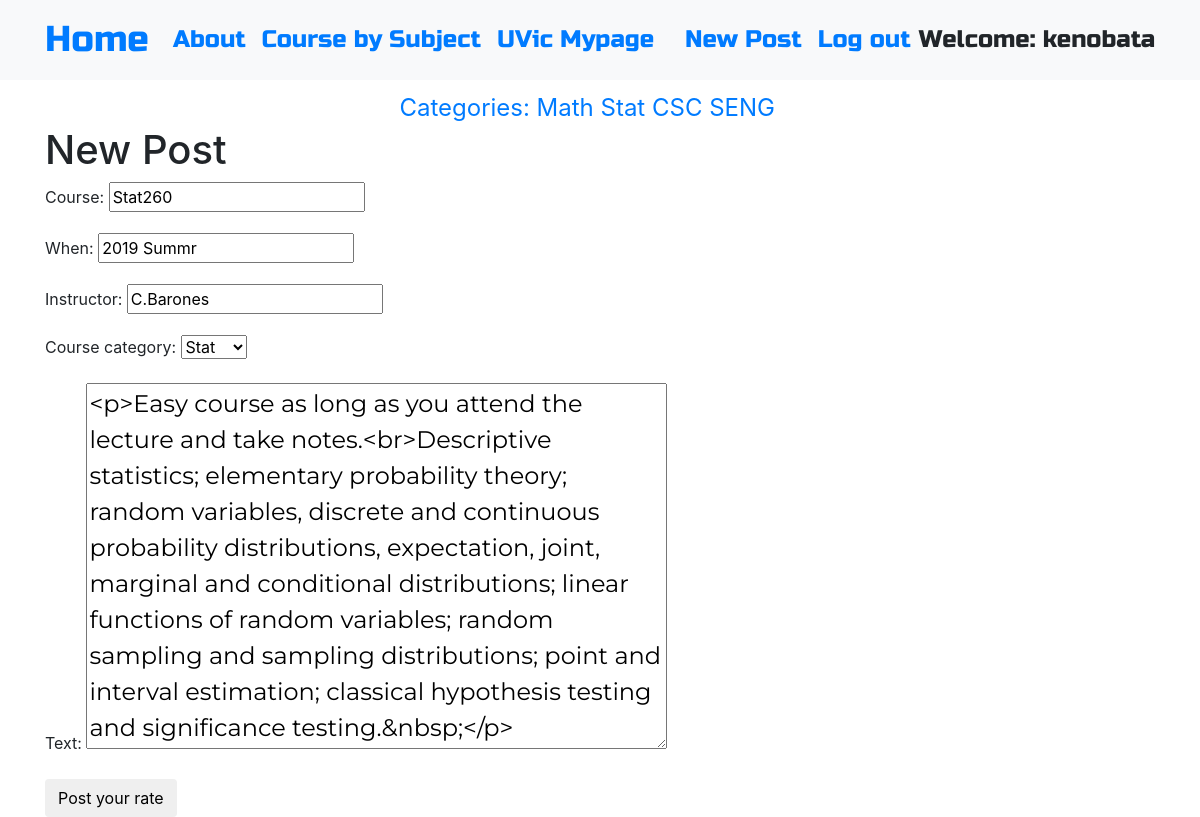
The app's page /post/10/edit/ (signed in) with its own data.
### blog/models.py (models this page shows, shortened)
class Post(models.Model):
    Course = models.CharField(max_length=200)
    When = models.CharField(max_length=200, blank=True, null=True)
    Instructor = models.CharField(max_length=200, blank=True, null=True)
    text = models.TextField()
    create_date=models.DateTimeField(default=timezone.now())
    published_date = models.DateTimeField(blank=True, null=True)
    course_choice = (('math','Math'),('stat','Stat'),('csc','CSC'),('seng','SENG'),('other','Other') )
    course_category = models.CharField(max_length=6, choices=course_choice, default='Other')

### blog/views.py (the view)
# urls.py: path('post/<int:pk>/edit/', views.PostUpdateView.as_view(), name='post_edit'),
class PostUpdateView(LoginRequiredMixin,UpdateView):
    login_url ='/login/'
    redirect_field_name = 'blog/post_detail.html'
    form_class = PostForm
    model = Post

### blog/forms.py
class PostForm(forms.ModelForm):
    class Meta():
        year_choice=['Before 2016',
                     '2016 Fall','2016 Summer','2016 Spring',
                     '2017 Fall','2017 Summer','2017 Spring',
                     '2018 Fall','2018 Summer','2018 Spring',
                     '2019 Fall','2019 Summer','2019 Spring',
                     '2020 Spring',
                     ]
        model = Post
        fields = ('Course','When','Instructor','course_category','text')
        widgets = {
            'Course':forms.TextInput(attrs={'class':'textinputclass'}),
            'text':forms.Textarea(attrs={'class':'editable medium-editor-textarea postcontent'}),
            }

### blog/templates/blog/post_form.html (shortened to what this page needs)
{% extends 'blog/base.html' %}
{% block content %}
    <h1>New Post</h1>
    <form method="POST" class="post-form">
    {{form.as_p}}
    <button type="submit" class="save btn btn-default">Post your rate</button>
    </form>
{% endblock %}

### blog/templates/blog/base.html (shortened to what this page needs)
<!DOCTYPE html>
{% load static %}
<html>
  <head>
    <link rel="stylesheet" href="https://stackpath.bootstrapcdn.com/bootstrap/4.1.3/css/bootstrap.min.css"
>
    <link href="https://maxcdn.bootstrapcdn.com/font-awesome/4.7.0/css/font-awesome.min.css" rel="stylesheet">
    <link rel="stylesheet" href="//cdn.jsdelivr.net/medium-editor/latest/css/medium-editor.min.css" type="text/css" media="screen" charset="utf-8">
    <link rel="stylesheet" href="{% static 'css/blog.css' %}">
  </head>
  <body class='loader'>
    <nav class="navbar navbar-expand-lg bg-light techfont">
      <div class="container">
        <div class="navbar-nav align-items-center">
          <a class="navbar-brand bigbrand" href="{% url 'post_list' %}">Home</a>
          <a class="nav-item nav-link" href="{% url 'about' %}">About</a>
          <a class="nav-item nav-link" href="https://web.uvic.ca/calendar2016-09/courses/courses-by-subject.html">Course by Subject</a>
          <a class="nav-item nav-link" href="https://www.uvic.ca/cas/login?service=https://www.uvic.ca/mypage/Login?refUrl=https%3A//www.uvic.ca/mypage/f/welcome/normal/render.uP">UVic Mypage</a>
        </div>
        <div class="navbar-nav align-items-center ml-auto">
          {% if user.is_authenticated %}
            <a class="nav-item nav-link" href="{% url 'post_new' %}">New Post</a>
            <a class="nav-item nav-link" href="{% url 'logout' %}">Log out</a>
            <a >Welcome: {{ user.username }}</a>
          {% else %}
            <a class="nav-item nav-link" href="{% url 'register' %}">*register to post*</a>
            <a class="nav-item nav-link" href="{% url 'user_login' %}">Login</a>
            <a class="nav-item nav-link" href="{% url 'login' %}" aria-label="Login">
              <span class="fa fa-user" aria-hidden="true"></span></a>
          {% endif %}
        </div>
      </div>
    </nav>
          <div class="content container">
              <div class="row">
                  <div class="col-md-8">
                      <div class="vertical-menu">
                    <a href="#">Categories:</a>
                      <a href="{% url 'math_list' %}">Math</a>
                      <a href="{% url 'stat_list' %}">Stat</a>
                      <a href="{% url 'csc_list' %}">CSC</a>
                      <a href="{% url 'seng_list' %}">SENG</a>
                      </div>
                    <div class="blog_posts">
                      {% block content %}
                      {% endblock %}
                    </div>
                  </div>
              </div>
          </div>
  </body>
</html>

### blog/static/css/blog.css (style rules this page uses)
.techfont { font-family: 'Russo One', sans-serif; font-size: 1.5em; margin-bottom: 10px; }
.postcontent { font-family: 'Montserrat'; font-size: 1.5em; }
.bigbrand { font-size: 1.5em; }
.loader { filter:hue-rotate(0deg); color: linear-gradient(45deg,#0f8,#08f); animation:hue 5000ms infinite linear; background-image:url(https://finearts.uvic.ca/music/calendar/wp-content/uploads/2017/06/UVic_East_high_500x500.jpg); background-position:right; background-size: 25% 100%; background-repeat: no-repeat; }
.vertical-menu { text-align: right; font-size: 1.5em; margin-left: auto; margin-right: auto; }

### records on screen
Post: Course "Stat260", When "2019 Summr", Instructor "C.Barones", course_category "Stat", text "<p>Easy course as long as you attend the lecture and take notes.<br>Descriptive statistics; elementary probability theory; random variables, discrete and continuous probability distributions, expectation, joint, marginal and conditional distributions; linear functions of random variables; random sampling and sampling distributions; point and interval estimation; classical hypothesis testing and significance testing.&nbsp;</p>"

### other values on screen
{{ user.username }} "kenobata"
